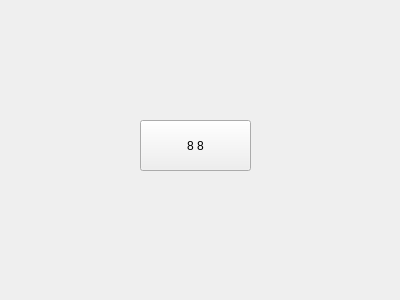
<?xml version="1.0" encoding="UTF-8"?>
<ui version="4.0">
 <class>Select_OthelloSize</class>
 <widget class="QWidget" name="Select_OthelloSize">
  <property name="geometry">
   <rect>
    <x>0</x>
    <y>0</y>
    <width>400</width>
    <height>300</height>
   </rect>
  </property>
  <property name="windowTitle">
   <string>Form</string>
  </property>
  <widget class="QPushButton" name="button8">
   <property name="geometry">
    <rect>
     <x>140</x>
     <y>120</y>
     <width>111</width>
     <height>51</height>
    </rect>
   </property>
   <property name="text">
    <string>8 8</string>
   </property>
  </widget>
 </widget>
 <resources/>
 <connections/>
</ui>
